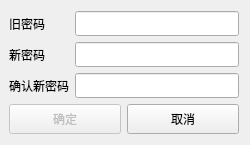
<?xml version="1.0" encoding="UTF-8"?>
<ui version="4.0">
 <class>PasswordWidgetClass</class>
 <widget class="QWidget" name="PasswordWidgetClass">
  <property name="windowModality">
   <enum>Qt::NonModal</enum>
  </property>
  <property name="geometry">
   <rect>
    <x>0</x>
    <y>0</y>
    <width>250</width>
    <height>150</height>
   </rect>
  </property>
  <property name="sizePolicy">
   <sizepolicy hsizetype="Preferred" vsizetype="Preferred">
    <horstretch>0</horstretch>
    <verstretch>0</verstretch>
   </sizepolicy>
  </property>
  <property name="font">
   <font>
    <family>宋体</family>
    <pointsize>9</pointsize>
    <stylestrategy>PreferDefault</stylestrategy>
   </font>
  </property>
  <property name="windowTitle">
   <string>修改密码</string>
  </property>
  <layout class="QGridLayout" name="gridLayout">
   <property name="sizeConstraint">
    <enum>QLayout::SetMaximumSize</enum>
   </property>
   <property name="leftMargin">
    <number>9</number>
   </property>
   <item row="0" column="0">
    <widget class="QLabel" name="oldLabel">
     <property name="text">
      <string>旧密码</string>
     </property>
     <property name="buddy">
      <cstring>oldLineEdit</cstring>
     </property>
    </widget>
   </item>
   <item row="1" column="0">
    <widget class="QLabel" name="newLabel">
     <property name="text">
      <string>新密码</string>
     </property>
     <property name="buddy">
      <cstring>newLineEdit</cstring>
     </property>
    </widget>
   </item>
   <item row="1" column="1">
    <widget class="QLineEdit" name="newLineEdit">
     <property name="echoMode">
      <enum>QLineEdit::Password</enum>
     </property>
    </widget>
   </item>
   <item row="2" column="0">
    <widget class="QLabel" name="confirmLabel">
     <property name="text">
      <string>确认新密码</string>
     </property>
     <property name="buddy">
      <cstring>confirmLineEdit</cstring>
     </property>
    </widget>
   </item>
   <item row="2" column="1">
    <widget class="QLineEdit" name="confirmLineEdit">
     <property name="echoMode">
      <enum>QLineEdit::Password</enum>
     </property>
    </widget>
   </item>
   <item row="3" column="0" colspan="2">
    <layout class="QHBoxLayout" name="horizontalLayout">
     <item>
      <widget class="QPushButton" name="submitPushButton">
       <property name="enabled">
        <bool>false</bool>
       </property>
       <property name="minimumSize">
        <size>
         <width>0</width>
         <height>30</height>
        </size>
       </property>
       <property name="text">
        <string>确定</string>
       </property>
      </widget>
     </item>
     <item>
      <widget class="QPushButton" name="cancelPushButton">
       <property name="minimumSize">
        <size>
         <width>0</width>
         <height>30</height>
        </size>
       </property>
       <property name="text">
        <string>取消</string>
       </property>
      </widget>
     </item>
    </layout>
   </item>
   <item row="0" column="1">
    <widget class="QLineEdit" name="oldLineEdit">
     <property name="echoMode">
      <enum>QLineEdit::Password</enum>
     </property>
    </widget>
   </item>
  </layout>
 </widget>
 <layoutdefault spacing="6" margin="11"/>
 <resources/>
 <connections>
  <connection>
   <sender>cancelPushButton</sender>
   <signal>clicked()</signal>
   <receiver>PasswordWidgetClass</receiver>
   <slot>close()</slot>
   <hints>
    <hint type="sourcelabel">
     <x>148</x>
     <y>118</y>
    </hint>
    <hint type="destinationlabel">
     <x>193</x>
     <y>142</y>
    </hint>
   </hints>
  </connection>
  <connection>
   <sender>oldLineEdit</sender>
   <signal>textChanged(QString)</signal>
   <receiver>PasswordWidgetClass</receiver>
   <slot>checkInput()</slot>
   <hints>
    <hint type="sourcelabel">
     <x>122</x>
     <y>26</y>
    </hint>
    <hint type="destinationlabel">
     <x>193</x>
     <y>107</y>
    </hint>
   </hints>
  </connection>
  <connection>
   <sender>newLineEdit</sender>
   <signal>textChanged(QString)</signal>
   <receiver>PasswordWidgetClass</receiver>
   <slot>checkInput()</slot>
   <hints>
    <hint type="sourcelabel">
     <x>162</x>
     <y>58</y>
    </hint>
    <hint type="destinationlabel">
     <x>193</x>
     <y>130</y>
    </hint>
   </hints>
  </connection>
  <connection>
   <sender>confirmLineEdit</sender>
   <signal>textChanged(QString)</signal>
   <receiver>PasswordWidgetClass</receiver>
   <slot>checkInput()</slot>
   <hints>
    <hint type="sourcelabel">
     <x>93</x>
     <y>89</y>
    </hint>
    <hint type="destinationlabel">
     <x>193</x>
     <y>142</y>
    </hint>
   </hints>
  </connection>
  <connection>
   <sender>submitPushButton</sender>
   <signal>clicked()</signal>
   <receiver>PasswordWidgetClass</receiver>
   <slot>submit()</slot>
   <hints>
    <hint type="sourcelabel">
     <x>56</x>
     <y>123</y>
    </hint>
    <hint type="destinationlabel">
     <x>224</x>
     <y>268</y>
    </hint>
   </hints>
  </connection>
 </connections>
 <slots>
  <slot>checkInput()</slot>
  <slot>submit()</slot>
 </slots>
</ui>
